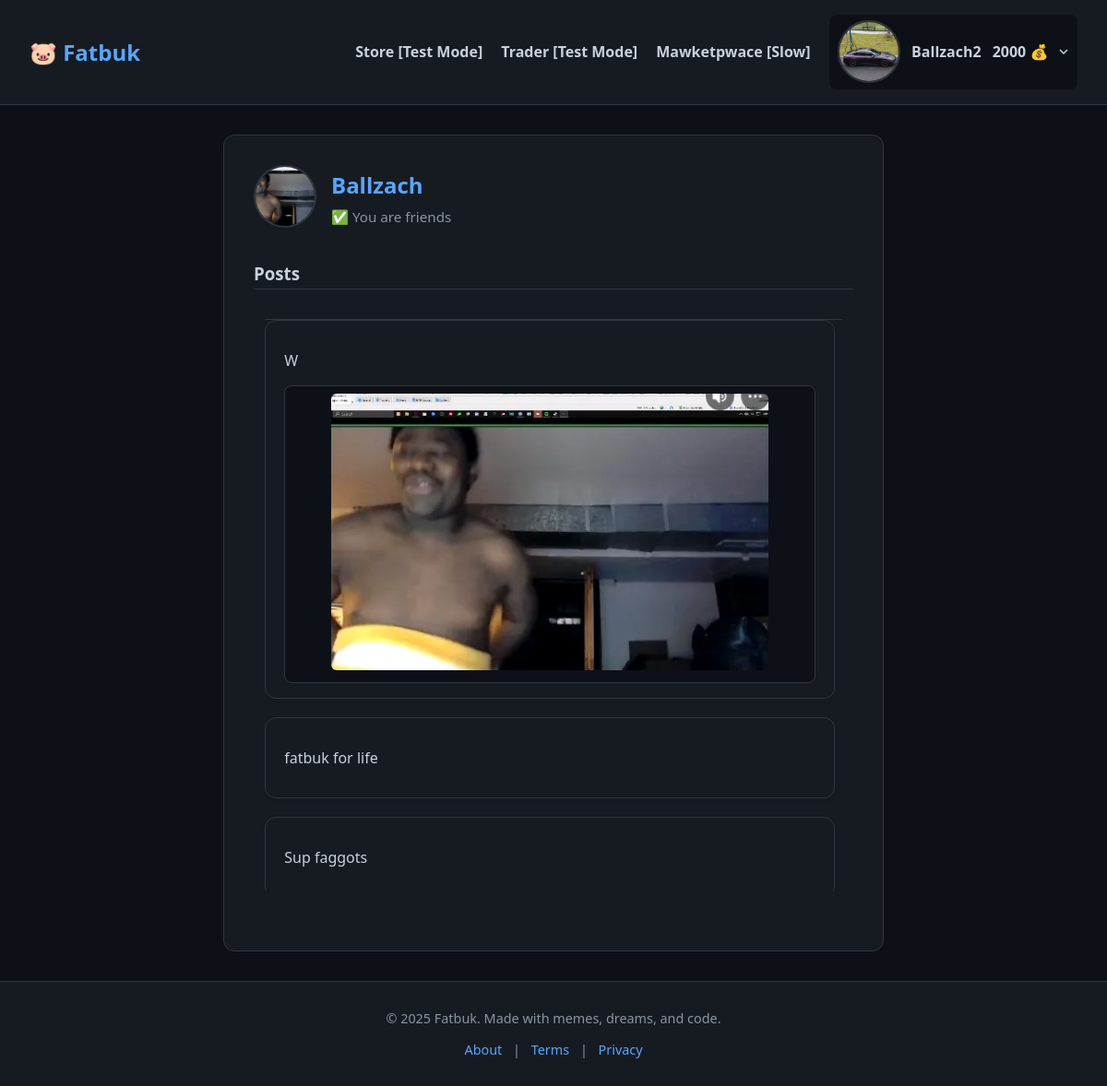
Screenshot of /user/1 (signed in) with the database file from the repository.
### fatbuk/app.py (models this page shows)
class User(db.Model):
    id = db.Column(db.Integer, primary_key=True)
    username = db.Column(db.String(50), unique=True, nullable=False)
    email = db.Column(db.String(100), unique=True, nullable=False)
    password = db.Column(db.String(200), nullable=False)
    profile_picture = db.Column(db.String(200), nullable=True)
    fatbucks = db.Column(db.Integer, default=0)
    muted_until = db.Column(db.DateTime, nullable=True)

class Post(db.Model):
    id = db.Column(db.Integer, primary_key=True)
    user_id = db.Column(db.Integer, db.ForeignKey("user.id"))
    content = db.Column(db.Text, nullable=False)
    image_url = db.Column(db.String(200), nullable=True)
    created_at = db.Column(db.DateTime, default=datetime.utcnow)
    user = db.relationship("User", backref="posts")
    medals = db.Column(db.Integer, default=0)

### fatbuk/app.py (the view)
@app.route("/user/<int:user_id>")
def user_profile(user_id):
    if "user_id" not in session:
        return redirect(url_for("auth"))
    current_user_id = session["user_id"]
    profile_user = User.query.get_or_404(user_id)
    posts = Post.query.filter_by(user_id=user_id).order_by(Post.created_at.desc()).all()
    relationships = Friend.query.filter(
        (Friend.user_id == current_user_id) | (Friend.friend_id == current_user_id)
    ).all()
    sent = [
        f.friend_id
        for f in relationships
        if f.user_id == current_user_id and not f.accepted
    ]
    received = [
        f.user_id
        for f in relationships
        if f.friend_id == current_user_id and not f.accepted
    ]
    confirmed = [
        f.friend_id if f.user_id == current_user_id else f.user_id
        for f in relationships
        if f.accepted
    ]
    return render_template(
        "user_profile.html",
        profile_user=profile_user,
        posts=posts,
        sent=sent,
        received=received,
        confirmed=confirmed,
    )

### fatbuk/app.py (called while the page is built)
@app.before_request
def update_stripe_key():
    load_dotenv(override=True) # Reload env variables
    stripe.api_key = os.getenv("STRIPE_SECRET_KEY")

@app.context_processor
def inject_user():
    if "user_id" in session:
        return {"user": User.query.get(session["user_id"])}
    return {"user": None}

@app.context_processor
def inject_now():
    return {"now": datetime.utcnow}

### fatbuk/templates/user_profile.html (shortened to what this page needs)
{% extends "base.html" %}
{% block content %}
<link rel="stylesheet" href="{{ url_for('static', filename='css/user_profile.css') }}">
<div class="profile-container">
    <div class="profile-header">
        <div class="avatar">
            <img src="{{ url_for('static', filename='avatars/' + (profile_user.profile_picture or 'default-avatar.png')) }}"
                alt="Avatar">
        </div>
        <div class="user-meta">
            <h2>{{ profile_user.username }}</h2>
            {% if profile_user.id != session['user_id'] %}
            {% if profile_user.id in confirmed %}
            <span class="friend-status">✅ You are friends</span>
            {% elif profile_user.id in sent %}
            <span class="friend-status">📨 Request Sent</span>
            {% elif profile_user.id in received %}
            <a href="{{ url_for('accept_friend', friend_id=profile_user.id) }}" class="friend-button">✅ Accept</a>
            {% else %}
            <a href="{{ url_for('add_friend', friend_id=profile_user.id) }}" class="friend-button">➕ Add Friend</a>
            {% endif %}
            {% endif %}
        </div>
    </div>
    <h3>Posts</h3>
    <div class="feed-container" style="flex-direction: column;">
        {% for post in posts %}
        <div class="post-card">
            <p>{{ post.content }}</p>
            {% if post.image_url %}
            <div class="post-image-container">
                <img src="{{ url_for('static', filename='uploads/' + post.image_url) }}">
            </div>
            {% endif %}
        </div>
        {% endfor %}
    </div>
</div>
{% endblock %}

### fatbuk/templates/base.html (shortened to what this page needs)
<!DOCTYPE html>
<html lang="en">
<head>
    <link rel="stylesheet" href="{{ url_for('static', filename='css/base.css') }}">
</head>
<body>
    <header>
        {% include 'components/navbar.html' %}
    </header>
    <main>
        {% block content %}{% endblock %}
    </main>
    <footer>
        {% include 'components/footer.html' %}
    </footer>
</body>
</html>

### fatbuk/templates/components/navbar.html (shortened to what this page needs)
<link rel="stylesheet" href="{{ url_for('static', filename='css/navbar.css') }}">
<nav class="navbar">
    <div class="logo">
        <a href="/">🐷 Fatbuk</a>
    </div>
    <ul class="nav-links">
        {% if session.get('user_id') %}
        <li><a href="/store">Store [Test Mode]</a></li>
        <li><a href="/trader">Trader [Test Mode]</a></li>
        <li><a href="/marketplace">Mawketpwace [Slow]</a></li>
        <li class="dropdown">
            <div class="dropdown-toggle">
                <img src="{{ url_for('static', filename='avatars/' + (user.profile_picture or 'default-avatar.png')) }}"
                    alt="Avatar">
                <span>{{ user.username }}</span>
                <span class="fatbucks">{{ user.fatbucks if user.fatbucks is not none else 0 }} 💰</span>
                <svg class="caret" width="10" height="6" viewBox="0 0 10 6" fill="none">
                    <path d="M1 1L5 5L9 1" stroke="#c9d1d9" stroke-width="1.5" />
                </svg>
            </div>
        </li>
        {% else %}
        <li><a href="/auth">Login</a></li>
        {% endif %}
    </ul>
</nav>

### fatbuk/templates/components/footer.html
<link rel="stylesheet" href="{{ url_for('static', filename='css/footer.css') }}">
<div class="footer">
    <p>&copy; 2025 Fatbuk. Made with memes, dreams, and code.</p>
    <p>
        <a href="/about/">About</a> |
        <a href="/terms/">Terms</a> |
        <a href="/privacy/">Privacy</a>
    </p>
</div>

### fatbuk/static/css/base.css (style rules this page uses)
body { margin: 0; font-family: 'Segoe UI', sans-serif; background-color: #0d1117; color: #c9d1d9; scrollbar-width: thin; scrollbar-color: #30363d #0d1117; }
a { color: #58a6ff; text-decoration: none; }
.feed-container { height: calc(100vh - 180px); width: 95%; margin: 2rem auto; overflow-y: auto; padding-right: 8px; display: flex; flex-direction: column-reverse; gap: 1.25rem; scroll-behavior: smooth; border-top: 1px solid #30363d; }
.post-card { background-color: #161b22; border: 1px solid #30363d; border-radius: 12px; padding: 1rem 1.25rem; box-shadow: 0 2px 5px rgba(0, 0, 0, 0.1); transition: background-color 0.2s ease; max-width: 100%; }
.avatar { flex-shrink: 0; }
.avatar img { width: 48px; height: 48px; border-radius: 50%; object-fit: cover; border: 2px solid #30363d; }
.post-image-container { margin-top: 0.75rem; border-radius: 8px; overflow: hidden; border: 1px solid #30363d; background-color: #0d1117; padding: 0.5rem; text-align: center; }
.post-image-container img { max-width: 100%; max-height: 300px; object-fit: contain; border-radius: 6px; }

### fatbuk/static/css/navbar.css (style rules this page uses)
.navbar { display: flex; justify-content: space-between; align-items: center; background-color: #161b22; padding: 1rem 2rem; border-bottom: 1px solid #30363d; position: sticky; top: 0; z-index: 100; }
.logo a { font-size: 1.5rem; color: #58a6ff; text-decoration: none; font-weight: bold; }
.nav-links { list-style: none; display: flex; align-items: center; gap: 1.25rem; margin: 0; padding: 0; }
.nav-links a { color: #c9d1d9; text-decoration: none; font-weight: bold; transition: color 0.2s; }
.dropdown { position: relative; }
.dropdown-toggle { display: flex; align-items: center; gap: 0.75rem; cursor: pointer; padding: 0.4rem 0.6rem; background-color: #0d1117; border-radius: 8px; transition: background 0.2s ease; }
.dropdown-toggle img { width: 64px; height: 64px; border-radius: 50%; object-fit: cover; border: 2px solid #30363d; }
.dropdown-toggle span { color: #c9d1d9; font-weight: bold; font-size: 1rem; white-space: nowrap; }
.dropdown-toggle .caret { width: 10px; height: 6px; transition: transform 0.2s ease; }

### fatbuk/static/css/user_profile.css (style rules this page uses)
.profile-container { max-width: 650px; margin: 2rem auto; background-color: #161b22; border: 1px solid #30363d; border-radius: 12px; padding: 2rem; color: #c9d1d9; }
.profile-header { display: flex; align-items: center; gap: 1rem; margin-bottom: 2rem; }
.avatar img { width: 64px; height: 64px; border-radius: 50%; object-fit: cover; border: 2px solid #30363d; }
.user-meta h2 { margin: 0; font-size: 1.5rem; color: #58a6ff; }
.friend-status { display: inline-block; margin-top: 0.5rem; color: #8b949e; font-size: 0.95rem; }
.profile-container h3 { margin-bottom: 1rem; border-bottom: 1px solid #30363d; padding-bottom: 0.25rem; color: #c9d1d9; }

### fatbuk/static/css/footer.css (style rules this page uses)
.footer { text-align: center; padding: 1rem; background-color: #161b22; border-top: 1px solid #30363d; font-size: 0.9rem; color: #8b949e; }
.footer a { color: #58a6ff; text-decoration: none; margin: 0 0.5rem; }

### rows the page displays
User: profile_picture (picture), username "Ballzach2", fatbucks "2000"
User: profile_picture (picture), username "Ballzach"
Post: content "W", image_url (picture)
Post: content "fatbuk for life"
Post: content "Sup faggots"
